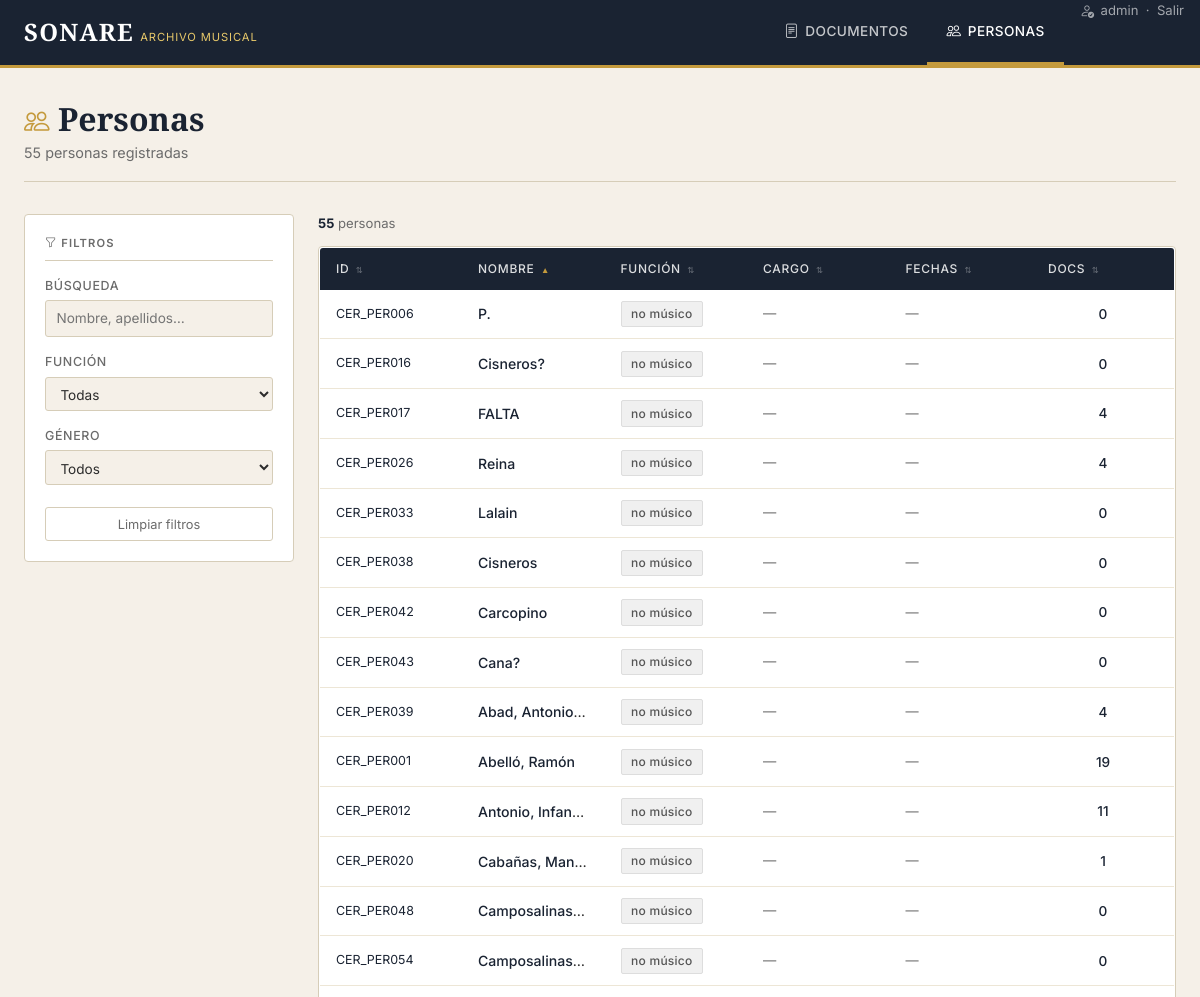
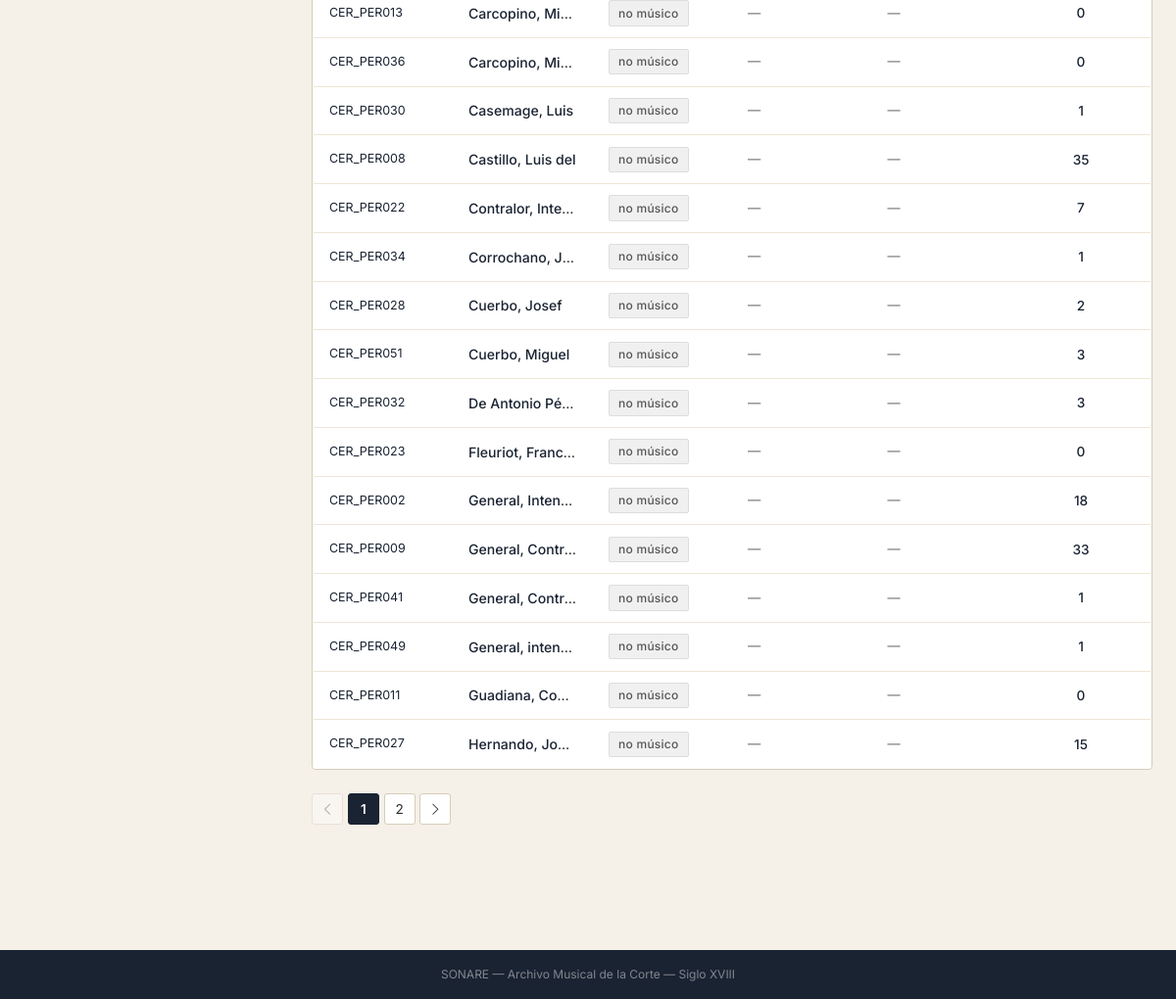
Screenshot of /personas/ (signed in) with the database file from the repository (2 pictures, top to bottom).
### sonare_app/models.py (models this page shows, shortened)
class Persona(models.Model):
    id = models.CharField(max_length=50, primary_key=True)
    nombre_uniforme = models.CharField(max_length=200)
    apellidos_uniforme = models.CharField(max_length=200, blank=True, default="")
    otras_formas_nombre = models.TextField(blank=True, default="")
    titulo_nobiliario = models.CharField(max_length=200, blank=True, null=True)
    id_viaff = models.CharField(max_length=100, blank=True, null=True)
    genero = models.CharField(max_length=50, blank=True, null=True)
    fecha_nacimiento = models.CharField(max_length=50, blank=True, null=True)
    fecha_muerte = models.CharField(max_length=50, blank=True, null=True)
    funcion = models.CharField(max_length=100, default="no músico")
    cargo_profesional = models.CharField(max_length=200, blank=True, null=True)
    class Meta:
        verbose_name = "Persona"
        verbose_name_plural = "Personas"
        ordering = ["apellidos_uniforme", "nombre_uniforme"]

### sonare_app/views.py (the view)
# urls.py: path("personas/", views.persona_list, name="persona_list"),
@login_required
def persona_list(request):
    qs = Persona.objects.annotate(
        num_docs=Count("documentos_emitidos", distinct=True)
        + Count("documentos_recibidos", distinct=True)
        + Count("documentos_citado", distinct=True)
    )
    q = request.GET.get("q", "").strip()
    if q:
        qs = qs.filter(
            Q(nombre_uniforme__icontains=q)
            | Q(apellidos_uniforme__icontains=q)
            | Q(otras_formas_nombre__icontains=q)
        )
    funcion = request.GET.get("funcion", "")
    if funcion:
        qs = qs.filter(funcion=funcion)
    genero = request.GET.get("genero", "")
    if genero:
        qs = qs.filter(genero=genero)
    SORT_FIELDS_PER = {
        "id":       "id",
        "nombre":   "apellidos_uniforme",
        "funcion":  "funcion",
        "cargo":    "cargo_profesional",
        "nacimiento": "fecha_nacimiento",
        "docs":     "num_docs",
    }
    sort = request.GET.get("sort", "nombre")
    direction = request.GET.get("dir", "asc")
    sort_field = SORT_FIELDS_PER.get(sort, "apellidos_uniforme")
    qs = qs.order_by(f"-{sort_field}" if direction == "desc" else sort_field)
    paginator = Paginator(qs, 30)
    page_obj = paginator.get_page(request.GET.get("page"))
    funciones = (
        Persona.objects.exclude(funcion="")
        .values_list("funcion", flat=True)
        .distinct()
        .order_by("funcion")
    )
    generos = (
        Persona.objects.exclude(genero__isnull=True).exclude(genero="")
        .values_list("genero", flat=True)
        .distinct()
        .order_by("genero")
    )
    return render(request, "sonare_app/personas/list.html", {
        "page_obj": page_obj,
        "paginator": paginator,
        "funciones": funciones,
        "generos": generos,
        "sort": sort,
        "dir": direction,
    })

### sonare_app/templates/sonare_app/personas/list.html (shortened to what this page needs)
{% extends "sonare_app/base.html" %}
{% block content %}
<div class="page-header">
  <h1><i class="bi bi-people" style="font-size:1.6rem; color:var(--gold);"></i> Personas</h1>
  <span class="subtitle">{{ paginator.count }} personas registradas</span>
</div>
<div class="row g-4">
  <div class="col-12 col-md-3">
    <div class="filter-panel">
      <div class="filter-title"><i class="bi bi-funnel"></i> Filtros</div>
      <form method="get" id="filter-form">
        <div class="filter-group">
          <label>Búsqueda</label>
          <input type="text" name="q" value="{{ request.GET.q }}" placeholder="Nombre, apellidos…" id="filter-q">
        </div>
        <div class="filter-group">
          <label>Función</label>
          <select name="funcion" onchange="this.form.submit()">
            <option value="">Todas</option>
          </select>
        </div>
        <div class="filter-group">
          <label>Género</label>
          <select name="genero" onchange="this.form.submit()">
            <option value="">Todos</option>
          </select>
        </div>
        <a href="{% url 'sonare:persona_list' %}">
          <button type="button" class="btn-clear">Limpiar filtros</button>
        </a>
      </form>
    </div>
  </div>
  <div class="col-12 col-md-9">
    <div class="results-count">
      <strong>{{ paginator.count }}</strong> personas
    </div>
    <div class="card-sonare" style="padding:0; overflow:hidden;">
      <table class="data-table">
        <thead>
          <tr>
            <th class="sortable-th {% if sort == 'id' %}sort-active{% endif %}" data-sort="id">ID <span class="sort-icon">{% if sort == 'id' %}{% if dir == 'asc' %}▲{% else %}▼{% endif %}{% else %}⇅{% endif %}</span></th>
            <th class="sortable-th {% if sort == 'nombre' %}sort-active{% endif %}" data-sort="nombre">Nombre <span class="sort-icon">{% if sort == 'nombre' %}{% if dir == 'asc' %}▲{% else %}▼{% endif %}{% else %}⇅{% endif %}</span></th>
            <th class="sortable-th {% if sort == 'funcion' %}sort-active{% endif %}" data-sort="funcion">Función <span class="sort-icon">{% if sort == 'funcion' %}{% if dir == 'asc' %}▲{% else %}▼{% endif %}{% else %}⇅{% endif %}</span></th>
            <th class="sortable-th {% if sort == 'cargo' %}sort-active{% endif %}" data-sort="cargo">Cargo <span class="sort-icon">{% if sort == 'cargo' %}{% if dir == 'asc' %}▲{% else %}▼{% endif %}{% else %}⇅{% endif %}</span></th>
            <th class="sortable-th {% if sort == 'nacimiento' %}sort-active{% endif %}" data-sort="nacimiento">Fechas <span class="sort-icon">{% if sort == 'nacimiento' %}{% if dir == 'asc' %}▲{% else %}▼{% endif %}{% else %}⇅{% endif %}</span></th>
            <th class="sortable-th {% if sort == 'docs' %}sort-active{% endif %}" data-sort="docs">Docs <span class="sort-icon">{% if sort == 'docs' %}{% if dir == 'asc' %}▲{% else %}▼{% endif %}{% else %}⇅{% endif %}</span></th>
          </tr>
        </thead>
        <tbody>
          {% for persona in page_obj %}
          <tr class="clickable-row" data-href="{% url 'sonare:persona_detail' persona.id %}" style="cursor:pointer;">
            <td class="id-col">
              <a href="{% url 'sonare:persona_detail' persona.id %}">{{ persona.id }}</a>
            </td>
            <td>
              <a href="{% url 'sonare:persona_detail' persona.id %}" style="font-weight:500;">
                {{ persona.apellidos_uniforme }}{% if persona.apellidos_uniforme and persona.nombre_uniforme %}, {% endif %}{{ persona.nombre_uniforme }}
              </a>
            </td>
            <td>
              {% if persona.funcion == "músico" %}
                <span class="badge-sonare badge-green">{{ persona.funcion }}</span>
              {% else %}
                <span class="badge-sonare badge-muted">{{ persona.funcion }}</span>
              {% endif %}
            </td>
            <td style="font-size:0.83rem; color:var(--text-muted);" title="{{ persona.cargo_profesional }}">
              {% if persona.cargo_profesional and persona.cargo_profesional != 'None' %}{{ persona.cargo_profesional }}{% else %}—{% endif %}
            </td>
            <td style="font-size:0.82rem; color:var(--text-muted); white-space:nowrap;">
              {% if not persona.fecha_nacimiento and not persona.fecha_muerte %}—{% endif %}
            </td>
            <td style="font-size:0.85rem; text-align:center;">
              <span style="color:var(--navy); font-weight:500;">{{ persona.num_docs }}</span>
            </td>
          </tr>
          {% empty %}
          <tr>
            <td colspan="6" style="text-align:center; padding:3rem; color:var(--text-muted); font-style:italic;">
              No se encontraron personas con los filtros seleccionados.
            </td>
          </tr>
          {% endfor %}
        </tbody>
      </table>
    </div>
    {% if page_obj.has_other_pages %}
    <div class="pagination-sonare">
      {% if page_obj.has_previous %}
        <a href="?{% if request.GET.urlencode %}{{ request.GET.urlencode }}&{% endif %}page={{ page_obj.previous_page_number }}"><i class="bi bi-chevron-left"></i></a>
      {% else %}
        <span class="disabled"><i class="bi bi-chevron-left"></i></span>
      {% endif %}
      {% for num in page_obj.paginator.page_range %}
        {% if page_obj.number == num %}
          <span class="current">{{ num }}</span>
        {% elif num > page_obj.number|add:"-3" and num < page_obj.number|add:"3" %}
          <a href="?{% if request.GET.urlencode %}{{ request.GET.urlencode }}&{% endif %}page={{ num }}">{{ num }}</a>
        {% endif %}
      {% endfor %}
      {% if page_obj.has_next %}
        <a href="?{% if request.GET.urlencode %}{{ request.GET.urlencode }}&{% endif %}page={{ page_obj.next_page_number }}"><i class="bi bi-chevron-right"></i></a>
      {% else %}
        <span class="disabled"><i class="bi bi-chevron-right"></i></span>
      {% endif %}
    </div>
    {% endif %}
  </div>
</div>
{% endblock %}

### sonare_app/templates/sonare_app/base.html (shortened to what this page needs)
<!DOCTYPE html>
<html lang="es">
<head>
  <link href="https://cdn.jsdelivr.net/npm/bootstrap@5.3.0/dist/css/bootstrap.min.css" rel="stylesheet">
  <link href="https://cdn.jsdelivr.net/npm/bootstrap-icons@1.11.0/font/bootstrap-icons.css" rel="stylesheet">
</head>
<body>
<nav class="sonare-nav d-flex align-items-stretch justify-content-between">
  <a href="{% url 'sonare:home' %}" class="nav-brand">
    <span class="brand-title">SONARE</span>
    <span class="brand-sub">Archivo Musical</span>
  </a>
  <ul class="nav-links">
    <li>
      <a href="{% url 'sonare:documento_list' %}" class="{% if request.resolver_match.url_name == 'documento_list' or request.resolver_match.url_name == 'documento_detail' %}active{% endif %}">
        <i class="bi bi-file-text"></i> Documentos
      </a>
    </li>
    <li>
      <a href="{% url 'sonare:persona_list' %}" class="{% if request.resolver_match.url_name == 'persona_list' or request.resolver_match.url_name == 'persona_detail' %}active{% endif %}">
        <i class="bi bi-people"></i> Personas
      </a>
    </li>
    {% if request.user.is_authenticated %}
    <li>
      <form method="post" action="/logout/" style="margin:0;">
        <button type="submit" style="background:none; border:none; cursor:pointer; color:rgba(255,255,255,0.6); font-size:0.82rem; font-family:var(--sans); padding:0 1rem; height:100%; display:flex; align-items:center; gap:0.4rem;">
          <i class="bi bi-person-check"></i> {{ request.user.username }} &nbsp;·&nbsp; Salir
        </button>
      </form>
    </li>
    {% else %}
    <li>
      <a href="/login/?next={{ request.path }}">
        <i class="bi bi-box-arrow-in-right"></i> Entrar
      </a>
    </li>
    {% endif %}
  </ul>
</nav>
<div class="page-wrapper">
  {% block content %}{% endblock %}
</div>
<footer style="background:var(--navy); color:rgba(255,255,255,0.45); text-align:center; padding:1rem; font-size:0.75rem; margin-top:4rem;">
  SONARE &mdash; Archivo Musical de la Corte &mdash; Siglo XVIII
</footer>
</body>
</html>

### rows the page displays
Persona: id "CER_PER006", nombre_uniforme "P.", funcion "no músico", num_docs "0"
Persona: id "CER_PER016", nombre_uniforme "Cisneros?", funcion "no músico", num_docs "0"
Persona: id "CER_PER017", nombre_uniforme "FALTA", funcion "no músico", num_docs "4"
Persona: id "CER_PER026", nombre_uniforme "Reina", funcion "no músico", num_docs "4"
Persona: id "CER_PER033", nombre_uniforme "Lalain", funcion "no músico", num_docs "0"
Persona: id "CER_PER038", nombre_uniforme "Cisneros", funcion "no músico", num_docs "0"
Persona: id "CER_PER042", nombre_uniforme "Carcopino", funcion "no músico", num_docs "0"
Persona: id "CER_PER043", nombre_uniforme "Cana?", funcion "no músico", num_docs "0"
Persona: id "CER_PER039", apellidos_uniforme "Abad", nombre_uniforme "Antonio…", funcion "no músico", num_docs "4"
Persona: id "CER_PER001", apellidos_uniforme "Abelló", nombre_uniforme "Ramón", funcion "no músico", num_docs "19"
Persona: id "CER_PER012", apellidos_uniforme "Antonio", nombre_uniforme "Infant…", funcion "no músico", num_docs "11"
Persona: id "CER_PER020", apellidos_uniforme "Cabañas", nombre_uniforme "Man…", funcion "no músico", num_docs "1"
Persona: id "CER_PER048", apellidos_uniforme "Camposalinas", funcion "no músico", num_docs "0"
Persona: id "CER_PER054", apellidos_uniforme "Camposalinas", funcion "no músico", num_docs "0"
Persona: id "CER_PER013", apellidos_uniforme "Carcopino", nombre_uniforme "Mi…", funcion "no músico", num_docs "0"
Persona: id "CER_PER036", apellidos_uniforme "Carcopino", nombre_uniforme "Mi…", funcion "no músico", num_docs "0"
Persona: id "CER_PER030", apellidos_uniforme "Casemage", nombre_uniforme "Luis", funcion "no músico", num_docs "1"
Persona: id "CER_PER008", apellidos_uniforme "Castillo", nombre_uniforme "Luis del", funcion "no músico", num_docs "35"
Persona: id "CER_PER022", apellidos_uniforme "Contralor", nombre_uniforme "Inte…", funcion "no músico", num_docs "7"
Persona: id "CER_PER034", apellidos_uniforme "Corrochano", nombre_uniforme "J…", funcion "no músico", num_docs "1"
Persona: id "CER_PER028", apellidos_uniforme "Cuerbo", nombre_uniforme "Josef", funcion "no músico", num_docs "2"
Persona: id "CER_PER051", apellidos_uniforme "Cuerbo", nombre_uniforme "Miguel", funcion "no músico", num_docs "3"
Persona: id "CER_PER032", apellidos_uniforme "De Antonio Pé…", funcion "no músico", num_docs "3"
Persona: id "CER_PER023", apellidos_uniforme "Fleuriot", nombre_uniforme "Franc…", funcion "no músico", num_docs "0"
Persona: id "CER_PER002", apellidos_uniforme "General", nombre_uniforme "Inten…", funcion "no músico", num_docs "18"
Persona: id "CER_PER009", apellidos_uniforme "General", nombre_uniforme "Contr…", funcion "no músico", num_docs "33"
Persona: id "CER_PER041", apellidos_uniforme "General", nombre_uniforme "Contr…", funcion "no músico", num_docs "1"
Persona: id "CER_PER049", apellidos_uniforme "General", nombre_uniforme "inten…", funcion "no músico", num_docs "1"
Persona: id "CER_PER011", apellidos_uniforme "Guadiana", nombre_uniforme "Co…", funcion "no músico", num_docs "0"
Persona: id "CER_PER027", apellidos_uniforme "Hernando", nombre_uniforme "Josef", funcion "no músico", num_docs "15"

### other values shown
{{ request.user.username }} "admin"
{{ paginator.count }} "55"
{{ num }} "1"
{{ num }} "2"
